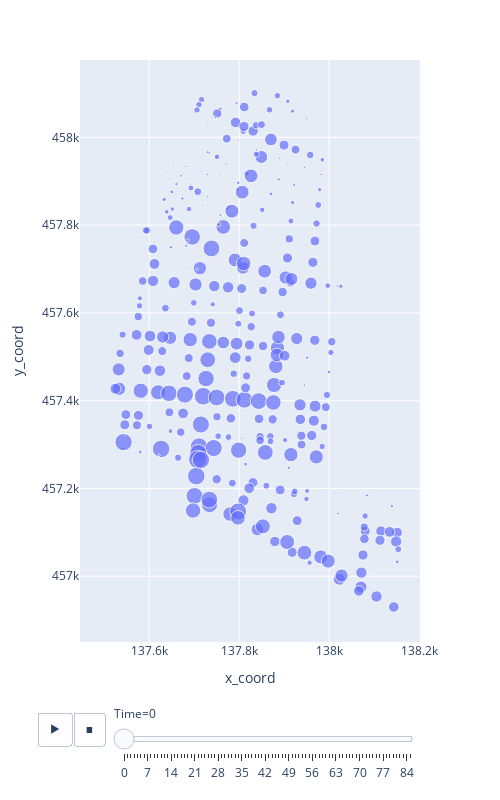

This figure's notebook cell:
### Code cell
net = utils.animate_nodal_depth(df)
net.show()

### Figure 1 — Plotly figure (JSON) as saved in the notebook; plotly's stock layout.template omitted (floating-point values rounded to 4 significant figures; data arrays with more than 128 entries replaced by an {"elided": "..."} marker saying what was removed)
{"data": [{"hovertemplate": "<b>%{hovertext}</b><br><br>Time=0<br>x_coord=%{x}<br>y_coord=%{y}<br>Depth=%{marker.size}<extra></extra>", "hovertext": {"elided": "318 str values"}, "legendgroup": "", "marker": {"color": "#636efa", "size": {"elided": "318 float values"}, "sizemode": "area", "sizeref": 0.004844, "symbol": "circle"}, "mode": "markers", "name": "", "orientation": "v", "showlegend": false, "type": "scatter", "x": {"elided": "318 float values"}, "xaxis": "x", "y": {"elided": "318 float values"}, "yaxis": "y"}], "layout": {"height": 800, "legend": {"itemsizing": "constant", "tracegroupgap": 0}, "margin": {"t": 60}, "sliders": [{"active": 0, "currentvalue": {"prefix": "Time="}, "len": 0.9, "pad": {"b": 10, "t": 60}, "steps": [{"args": [["0"], {"frame": {"duration": 0, "redraw": false}, "fromcurrent": true, "mode": "immediate", "transition": {"duration": 0, "easing": "linear"}}], "label": "0", "method": "animate"}, {"args": [["1"], {"frame": {"duration": 0, "redraw": false}, "fromcurrent": true, "mode": "immediate", "transition": {"duration": 0, "easing": "linear"}}], "label": "1", "method": "animate"}, {"args": [["2"], {"frame": {"duration": 0, "redraw": false}, "fromcurrent": true, "mode": "immediate", "transition": {"duration": 0, "easing": "linear"}}], "label": "2", "method": "animate"}, {"args": [["3"], {"frame": {"duration": 0, "redraw": false}, "fromcurrent": true, "mode": "immediate", "transition": {"duration": 0, "easing": "linear"}}], "label": "3", "method": "animate"}, {"args": [["4"], {"frame": {"duration": 0, "redraw": false}, "fromcurrent": true, "mode": "immediate", "transition": {"duration": 0, "easing": "linear"}}], "label": "4", "method": "animate"}, {"args": [["5"], {"frame": {"duration": 0, "redraw": false}, "fromcurrent": true, "mode": "immediate", "transition": {"duration": 0, "easing": "linear"}}], "label": "5", "method": "animate"}, {"args": [["6"], {"frame": {"duration": 0, "redraw": false}, "fromcurrent": true, "mode": "immediate", "transition": {"duration": 0, "easing": "linear"}}], "label": "6", "method": "animate"}, {"args": [["7"], {"frame": {"duration": 0, "redraw": false}, "fromcurrent": true, "mode": "immediate", "transition": {"duration": 0, "easing": "linear"}}], "label": "7", "method": "animate"}, {"args": [["8"], {"frame": {"duration": 0, "redraw": false}, "fromcurrent": true, "mode": "immediate", "transition": {"duration": 0, "easing": "linear"}}], "label": "8", "method": "animate"}, {"args": [["9"], {"frame": {"duration": 0, "redraw": false}, "fromcurrent": true, "mode": "immediate", "transition": {"duration": 0, "easing": "linear"}}], "label": "9", "method": "animate"}, {"args": [["10"], {"frame": {"duration": 0, "redraw": false}, "fromcurrent": true, "mode": "immediate", "transition": {"duration": 0, "easing": "linear"}}], "label": "10", "method": "animate"}, {"args": [["11"], {"frame": {"duration": 0, "redraw": false}, "fromcurrent": true, "mode": "immediate", "transition": {"duration": 0, "easing": "linear"}}], "label": "11", "method": "animate"}, {"args": [["12"], {"frame": {"duration": 0, "redraw": false}, "fromcurrent": true, "mode": "immediate", "transition": {"duration": 0, "easing": "linear"}}], "label": "12", "method": "animate"}, {"args": [["13"], {"frame": {"duration": 0, "redraw": false}, "fromcurrent": true, "mode": "immediate", "transition": {"duration": 0, "easing": "linear"}}], "label": "13", "method": "animate"}, {"args": [["14"], {"frame": {"duration": 0, "redraw": false}, "fromcurrent": true, "mode": "immediate", "transition": {"duration": 0, "easing": "linear"}}], "label": "14", "method": "animate"}, {"args": [["15"], {"frame": {"duration": 0, "redraw": false}, "fromcurrent": true, "mode": "immediate", "transition": {"duration": 0, "easing": "linear"}}], "label": "15", "method": "animate"}, {"args": [["16"], {"frame": {"duration": 0, "redraw": false}, "fromcurrent": true, "mode": "immediate", "transition": {"duration": 0, "easing": "linear"}}], "label": "16", "method": "animate"}, {"args": [["17"], {"frame": {"duration": 0, "redraw": false}, "fromcurrent": true, "mode": "immediate", "transition": {"duration": 0, "easing": "linear"}}], "label": "17", "method": "animate"}, {"args": [["18"], {"frame": {"duration": 0, "redraw": false}, "fromcurrent": true, "mode": "immediate", "transition": {"duration": 0, "easing": "linear"}}], "label": "18", "method": "animate"}, {"args": [["19"], {"frame": {"duration": 0, "redraw": false}, "fromcurrent": true, "mode": "immediate", "transition": {"duration": 0, "easing": "linear"}}], "label": "19", "method": "animate"}, {"args": [["20"], {"frame": {"duration": 0, "redraw": false}, "fromcurrent": true, "mode": "immediate", "transition": {"duration": 0, "easing": "linear"}}], "label": "20", "method": "animate"}, {"args": [["21"], {"frame": {"duration": 0, "redraw": false}, "fromcurrent": true, "mode": "immediate", "transition": {"duration": 0, "easing": "linear"}}], "label": "21", "method": "animate"}, {"args": [["22"], {"frame": {"duration": 0, "redraw": false}, "fromcurrent": true, "mode": "immediate", "transition": {"duration": 0, "easing": "linear"}}], "label": "22", "method": "animate"}, {"args": [["23"], {"frame": {"duration": 0, "redraw": false}, "fromcurrent": true, "mode": "immediate", "transition": {"duration": 0, "easing": "linear"}}], "label": "23", "method": "animate"}, {"args": [["24"], {"frame": {"duration": 0, "redraw": false}, "fromcurrent": true, "mode": "immediate", "transition": {"duration": 0, "easing": "linear"}}], "label": "24", "method": "animate"}, {"args": [["25"], {"frame": {"duration": 0, "redraw": false}, "fromcurrent": true, "mode": "immediate", "transition": {"duration": 0, "easing": "linear"}}], "label": "25", "method": "animate"}, {"args": [["26"], {"frame": {"duration": 0, "redraw": false}, "fromcurrent": true, "mode": "immediate", "transition": {"duration": 0, "easing": "linear"}}], "label": "26", "method": "animate"}, {"args": [["27"], {"frame": {"duration": 0, "redraw": false}, "fromcurrent": true, "mode": "immediate", "transition": {"duration": 0, "easing": "linear"}}], "label": "27", "method": "animate"}, {"args": [["28"], {"frame": {"duration": 0, "redraw": false}, "fromcurrent": true, "mode": "immediate", "transition": {"duration": 0, "easing": "linear"}}], "label": "28", "method": "animate"}, {"args": [["29"], {"frame": {"duration": 0, "redraw": false}, "fromcurrent": true, "mode": "immediate", "transition": {"duration": 0, "easing": "linear"}}], "label": "29", "method": "animate"}, {"args": [["30"], {"frame": {"duration": 0, "redraw": false}, "fromcurrent": true, "mode": "immediate", "transition": {"duration": 0, "easing": "linear"}}], "label": "30", "method": "animate"}, {"args": [["31"], {"frame": {"duration": 0, "redraw": false}, "fromcurrent": true, "mode": "immediate", "transition": {"duration": 0, "easing": "linear"}}], "label": "31", "method": "animate"}, {"args": [["32"], {"frame": {"duration": 0, "redraw": false}, "fromcurrent": true, "mode": "immediate", "transition": {"duration": 0, "easing": "linear"}}], "label": "32", "method": "animate"}, {"args": [["33"], {"frame": {"duration": 0, "redraw": false}, "fromcurrent": true, "mode": "immediate", "transition": {"duration": 0, "easing": "linear"}}], "label": "33", "method": "animate"}, {"args": [["34"], {"frame": {"duration": 0, "redraw": false}, "fromcurrent": true, "mode": "immediate", "transition": {"duration": 0, "easing": "linear"}}], "label": "34", "method": "animate"}, {"args": [["35"], {"frame": {"duration": 0, "redraw": false}, "fromcurrent": true, "mode": "immediate", "transition": {"duration": 0, "easing": "linear"}}], "label": "35", "method": "animate"}, {"args": [["36"], {"frame": {"duration": 0, "redraw": false}, "fromcurrent": true, "mode": "immediate", "transition": {"duration": 0, "easing": "linear"}}], "label": "36", "method": "animate"}, {"args": [["37"], {"frame": {"duration": 0, "redraw": false}, "fromcurrent": true, "mode": "immediate", "transition": {"duration": 0, "easing": "linear"}}], "label": "37", "method": "animate"}, {"args": [["38"], {"frame": {"duration": 0, "redraw": false}, "fromcurrent": true, "mode": "immediate", "transition": {"duration": 0, "easing": "linear"}}], "label": "38", "method": "animate"}, {"args": [["39"], {"frame": {"duration": 0, "redraw": false}, "fromcurrent": true, "mode": "immediate", "transition": {"duration": 0, "easing": "linear"}}], "label": "39", "method": "animate"}, {"args": [["40"], {"frame": {"duration": 0, "redraw": false}, "fromcurrent": true, "mode": "immediate", "transition": {"duration": 0, "easing": "linear"}}], "label": "40", "method": "animate"}, {"args": [["41"], {"frame": {"duration": 0, "redraw": false}, "fromcurrent": true, "mode": "immediate", "transition": {"duration": 0, "easing": "linear"}}], "label": "41", "method": "animate"}, {"args": [["42"], {"frame": {"duration": 0, "redraw": false}, "fromcurrent": true, "mode": "immediate", "transition": {"duration": 0, "easing": "linear"}}], "label": "42", "method": "animate"}, {"args": [["43"], {"frame": {"duration": 0, "redraw": false}, "fromcurrent": true, "mode": "immediate", "transition": {"duration": 0, "easing": "linear"}}], "label": "43", "method": "animate"}, {"args": [["44"], {"frame": {"duration": 0, "redraw": false}, "fromcurrent": true, "mode": "immediate", "transition": {"duration": 0, "easing": "linear"}}], "label": "44", "method": "animate"}, {"args": [["45"], {"frame": {"duration": 0, "redraw": false}, "fromcurrent": true, "mode": "immediate", "transition": {"duration": 0, "easing": "linear"}}], "label": "45", "method": "animate"}, {"args": [["46"], {"frame": {"duration": 0, "redraw": false}, "fromcurrent": true, "mode": "immediate", "transition": {"duration": 0, "easing": "linear"}}], "label": "46", "method": "animate"}, {"args": [["47"], {"frame": {"duration": 0, "redraw": false}, "fromcurrent": true, "mode": "immediate", "transition": {"duration": 0, "easing": "linear"}}], "label": "47", "method": "animate"}, {"args": [["48"], {"frame": {"duration": 0, "redraw": false}, "fromcurrent": true, "mode": "immediate", "transition": {"duration": 0, "easing": "linear"}}], "label": "48", "method": "animate"}, {"args": [["49"], {"frame": {"duration": 0, "redraw": false}, "fromcurrent": true, "mode": "immediate", "transition": {"duration": 0, "easing": "linear"}}], "label": "49", "method": "animate"}, {"args": [["50"], {"frame": {"duration": 0, "redraw": false}, "fromcurrent": true, "mode": "immediate", "transition": {"duration": 0, "easing": "linear"}}], "label": "50", "method": "animate"}, {"args": [["51"], {"frame": {"duration": 0, "redraw": false}, "fromcurrent": true, "mode": "immediate", "transition": {"duration": 0, "easing": "linear"}}], "label": "51", "method": "animate"}, {"args": [["52"], {"frame": {"duration": 0, "redraw": false}, "fromcurrent": true, "mode": "immediate", "transition": {"duration": 0, "easing": "linear"}}], "label": "52", "method": "animate"}, {"args": [["53"], {"frame": {"duration": 0, "redraw": false}, "fromcurrent": true, "mode": "immediate", "transition": {"duration": 0, "easing": "linear"}}], "label": "53", "method": "animate"}, {"args": [["54"], {"frame": {"duration": 0, "redraw": false}, "fromcurrent": true, "mode": "immediate", "transition": {"duration": 0, "easing": "linear"}}], "label": "54", "method": "animate"}, {"args": [["55"], {"frame": {"duration": 0, "redraw": false}, "fromcurrent": true, "mode": "immediate", "transition": {"duration": 0, "easing": "linear"}}], "label": "55", "method": "animate"}, {"args": [["56"], {"frame": {"duration": 0, "redraw": false}, "fromcurrent": true, "mode": "immediate", "transition": {"duration": 0, "easing": "linear"}}], "label": "56", "method": "animate"}, {"args": [["57"], {"frame": {"duration": 0, "redraw": false}, "fromcurrent": true, "mode": "immediate", "transition": {"duration": 0, "easing": "linear"}}], "label": "57", "method": "animate"}, {"args": [["58"], {"frame": {"duration": 0, "redraw": false}, "fromcurrent": true, "mode": "immediate", "transition": {"duration": 0, "easing": "linear"}}], "label": "58", "method": "animate"}, {"args": [["59"], {"frame": {"duration": 0, "redraw": false}, "fromcurrent": true, "mode": "immediate", "transition": {"duration": 0, "easing": "linear"}}], "label": "59", "method": "animate"}, {"args": [["60"], {"frame": {"duration": 0, "redraw": false}, "fromcurrent": true, "mode": "immediate", "transition": {"duration": 0, "easing": "linear"}}], "label": "60", "method": "animate"}, {"args": [["61"], {"frame": {"duration": 0, "redraw": false}, "fromcurrent": true, "mode": "immediate", "transition": {"duration": 0, "easing": "linear"}}], "label": "61", "method": "animate"}, {"args": [["62"], {"frame": {"duration": 0, "redraw": false}, "fromcurrent": true, "mode": "immediate", "transition": {"duration": 0, "easing": "linear"}}], "label": "62", "method": "animate"}, {"args": [["63"], {"frame": {"duration": 0, "redraw": false}, "fromcurrent": true, "mode": "immediate", "transition": {"duration": 0, "easing": "linear"}}], "label": "63", "method": "animate"}, {"args": [["64"], {"frame": {"duration": 0, "redraw": false}, "fromcurrent": true, "mode": "immediate", "transition": {"duration": 0, "easing": "linear"}}], "label": "64", "method": "animate"}, {"args": [["65"], {"frame": {"duration": 0, "redraw": false}, "fromcurrent": true, "mode": "immediate", "transition": {"duration": 0, "easing": "linear"}}], "label": "65", "method": "animate"}, {"args": [["66"], {"frame": {"duration": 0, "redraw": false}, "fromcurrent": true, "mode": "immediate", "transition": {"duration": 0, "easing": "linear"}}], "label": "66", "method": "animate"}, {"args": [["67"], {"frame": {"duration": 0, "redraw": false}, "fromcurrent": true, "mode": "immediate", "transition": {"duration": 0, "easing": "linear"}}], "label": "67", "method": "animate"}, {"args": [["68"], {"frame": {"duration": 0, "redraw": false}, "fromcurrent": true, "mode": "immediate", "transition": {"duration": 0, "easing": "linear"}}], "label": "68", "method": "animate"}, {"args": [["69"], {"frame": {"duration": 0, "redraw": false}, "fromcurrent": true, "mode": "immediate", "transition": {"duration": 0, "easing": "linear"}}], "label": "69", "method": "animate"}, {"args": [["70"], {"frame": {"duration": 0, "redraw": false}, "fromcurrent": true, "mode": "immediate", "transition": {"duration": 0, "easing": "linear"}}], "label": "70", "method": "animate"}, {"args": [["71"], {"frame": {"duration": 0, "redraw": false}, "fromcurrent": true, "mode": "immediate", "transition": {"duration": 0, "easing": "linear"}}], "label": "71", "method": "animate"}, {"args": [["72"], {"frame": {"duration": 0, "redraw": false}, "fromcurrent": true, "mode": "immediate", "transition": {"duration": 0, "easing": "linear"}}], "label": "72", "method": "animate"}, {"args": [["73"], {"frame": {"duration": 0, "redraw": false}, "fromcurrent": true, "mode": "immediate", "transition": {"duration": 0, "easing": "linear"}}], "label": "73", "method": "animate"}, {"args": [["74"], {"frame": {"duration": 0, "redraw": false}, "fromcurrent": true, "mode": "immediate", "transition": {"duration": 0, "easing": "linear"}}], "label": "74", "method": "animate"}, {"args": [["75"], {"frame": {"duration": 0, "redraw": false}, "fromcurrent": true, "mode": "immediate", "transition": {"duration": 0, "easing": "linear"}}], "label": "75", "method": "animate"}, {"args": [["76"], {"frame": {"duration": 0, "redraw": false}, "fromcurrent": true, "mode": "immediate", "transition": {"duration": 0, "easing": "linear"}}], "label": "76", "method": "animate"}, {"args": [["77"], {"frame": {"duration": 0, "redraw": false}, "fromcurrent": true, "mode": "immediate", "transition": {"duration": 0, "easing": "linear"}}], "label": "77", "method": "animate"}, {"args": [["78"], {"frame": {"duration": 0, "redraw": false}, "fromcurrent": true, "mode": "immediate", "transition": {"duration": 0, "easing": "linear"}}], "label": "78", "method": "animate"}, {"args": [["79"], {"frame": {"duration": 0, "redraw": false}, "fromcurrent": true, "mode": "immediate", "transition": {"duration": 0, "easing": "linear"}}], "label": "79", "method": "animate"}, {"args": [["80"], {"frame": {"duration": 0, "redraw": false}, "fromcurrent": true, "mode": "immediate", "transition": {"duration": 0, "easing": "linear"}}], "label": "80", "method": "animate"}, {"args": [["81"], {"frame": {"duration": 0, "redraw": false}, "fromcurrent": true, "mode": "immediate", "transition": {"duration": 0, "easing": "linear"}}], "label": "81", "method": "animate"}, {"args": [["82"], {"frame": {"duration": 0, "redraw": false}, "fromcurrent": true, "mode": "immediate", "transition": {"duration": 0, "easing": "linear"}}], "label": "82", "method": "animate"}, {"args": [["83"], {"frame": {"duration": 0, "redraw": false}, "fromcurrent": true, "mode": "immediate", "transition": {"duration": 0, "easing": "linear"}}], "label": "83", "method": "animate"}, {"args": [["84"], {"frame": {"duration": 0, "redraw": false}, "fromcurrent": true, "mode": "immediate", "transition": {"duration": 0, "easing": "linear"}}], "label": "84", "method": "animate"}, {"args": [["85"], {"frame": {"duration": 0, "redraw": false}, "fromcurrent": true, "mode": "immediate", "transition": {"duration": 0, "easing": "linear"}}], "label": "85", "method": "animate"}], "x": 0.1, "xanchor": "left", "y": 0, "yanchor": "top"}], "updatemenus": [{"buttons": [{"args": [null, {"frame": {"duration": 500, "redraw": false}, "fromcurrent": true, "mode": "immediate", "transition": {"duration": 500, "easing": "linear"}}], "label": "&#9654;", "method": "animate"}, {"args": [[null], {"frame": {"duration": 0, "redraw": false}, "fromcurrent": true, "mode": "immediate", "transition": {"duration": 0, "easing": "linear"}}], "label": "&#9724;", "method": "animate"}], "direction": "left", "pad": {"r": 10, "t": 70}, "showactive": false, "type": "buttons", "x": 0.1, "xanchor": "right", "y": 0, "yanchor": "top"}], "width": 500, "xaxis": {"anchor": "y", "domain": [0, 1], "title": {"text": "x_coord"}}, "yaxis": {"anchor": "x", "domain": [0, 1], "title": {"text": "y_coord"}}}}
